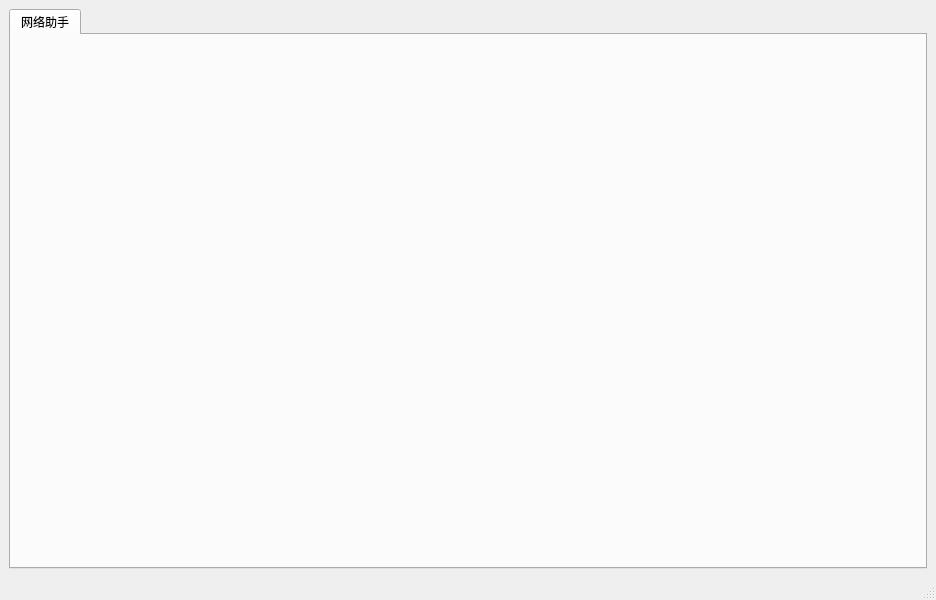
<?xml version="1.0" encoding="UTF-8"?>
<ui version="4.0">
 <class>MainWindow</class>
 <widget class="QMainWindow" name="MainWindow">
  <property name="geometry">
   <rect>
    <x>0</x>
    <y>0</y>
    <width>936</width>
    <height>600</height>
   </rect>
  </property>
  <property name="windowTitle">
   <string>MainWindow</string>
  </property>
  <property name="windowIcon">
   <iconset resource="resource.qrc">
    <normaloff>:/logo/logo</normaloff>:/logo/logo</iconset>
  </property>
  <widget class="QWidget" name="centralwidget">
   <layout class="QVBoxLayout" name="verticalLayout">
    <item>
     <widget class="QTabWidget" name="tabWidget">
      <property name="currentIndex">
       <number>0</number>
      </property>
      <widget class="QWidget" name="tab_3">
       <attribute name="title">
        <string>网络助手</string>
       </attribute>
      </widget>
     </widget>
    </item>
   </layout>
  </widget>
  <widget class="QMenuBar" name="menubar">
   <property name="geometry">
    <rect>
     <x>0</x>
     <y>0</y>
     <width>936</width>
     <height>23</height>
    </rect>
   </property>
  </widget>
  <widget class="QStatusBar" name="statusbar"/>
 </widget>
 <resources>
  <include location="resource.qrc"/>
 </resources>
 <connections/>
</ui>
